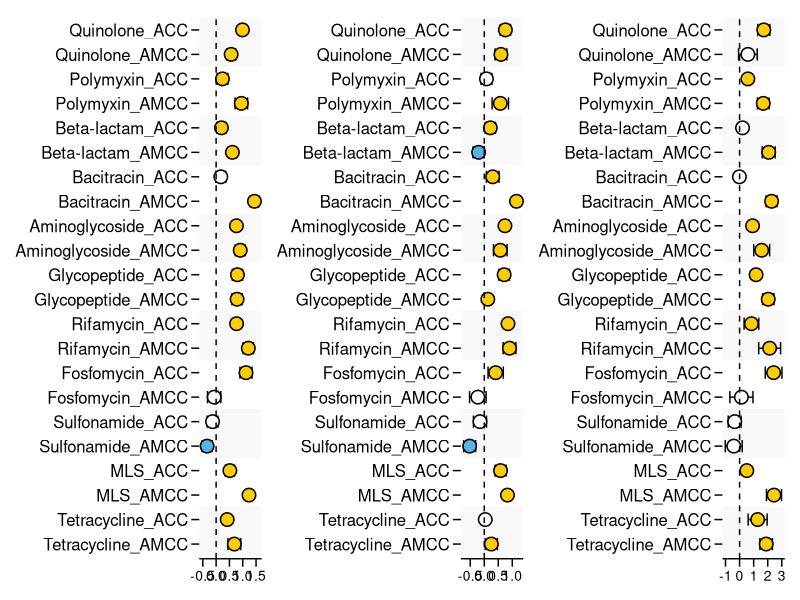

The R script that drew this image:
pkgs <- c("dplyr", "patchwork", "ggplot2")
for (p in pkgs) {
  if (!requireNamespace(p, quietly = TRUE)) {
    install.packages(p)
  }
  library(p, character.only = TRUE)
}

data_df <- read.csv("./data/Fig2a.csv")
var_levels <- c("Quinolone", "Polymyxin", "Beta-lactam", "Bacitracin", "Aminoglycoside", "Glycopeptide",
                "Rifamycin", "Fosfomycin", "Sulfonamide", "MLS", "Tetracycline")  

plot_func <- function(split_name) {
  effect_df <- data_df %>% filter(split == split_name) %>% mutate(var = factor(var, levels = var_levels),
                                             index = factor(index, levels = c("ACC", "AMCC"))) %>% arrange(var, index) %>%
    mutate(x = paste0(var, "_", index)) %>% mutate(x = factor(x, levels = rev(x)))
  p <- ggplot(effect_df, aes(x, estimate)) +
    annotate('rect',
             xmin = seq(0.5, n_distinct(effect_df$x)-0.5, by = 4),
             xmax = seq(2.5, n_distinct(effect_df$x)+0.5, by = 4),
             ymin = -Inf, ymax = Inf, fill = 'gray95', alpha = 0.5) +
    {
      if(any(effect_df$Group != "b")) {
        list(
          geom_errorbar(
            data = subset(effect_df, Group != "b"),
            aes(ymin = conf.low, ymax = conf.high),
            width = 0.5, size = 0.5, color = "black"
          ),
          geom_point(
            data = subset(effect_df, Group != "b"),
            aes(fill = Group),
            shape = 21, size = 4, color = "black", stroke=0.8
          )
        )
      }
    } +
    geom_hline(yintercept = 0, linetype = "dashed", color = "black") +
    scale_x_discrete() +
    scale_fill_manual(values = c("plastisphere" = "#FFCC00", "ckenvironment" = "#56B4E9", "none" = "white")) +
    coord_flip() +
    labs(x = NULL, y = NULL) +
    theme(panel.background = element_rect(fill = 'transparent'),
          panel.grid = element_blank(),
          axis.ticks.length = unit(0.4,"lines"),
          axis.ticks = element_line(color='black'),
          axis.line = element_line(colour = "black"),
          axis.title.x=element_text(colour='black', size=12),
          axis.text=element_text(colour='black',size=10),
          axis.text.y = element_text(colour='black', size=12),
          legend.position = "none",
          axis.line.y = element_blank(),
          plot.title = element_text(size = 15,colour = "black",hjust = 0.5)) +
    scale_x_discrete(limits = levels(effect_df$x))
  return(p)
}
p_combined <- plot_func("All") + plot_func("Freshwater") + plot_func("Marine")

ggsave(p_combined, filename = "./figures/Fig2a.pdf", width = 15, height = 7)
